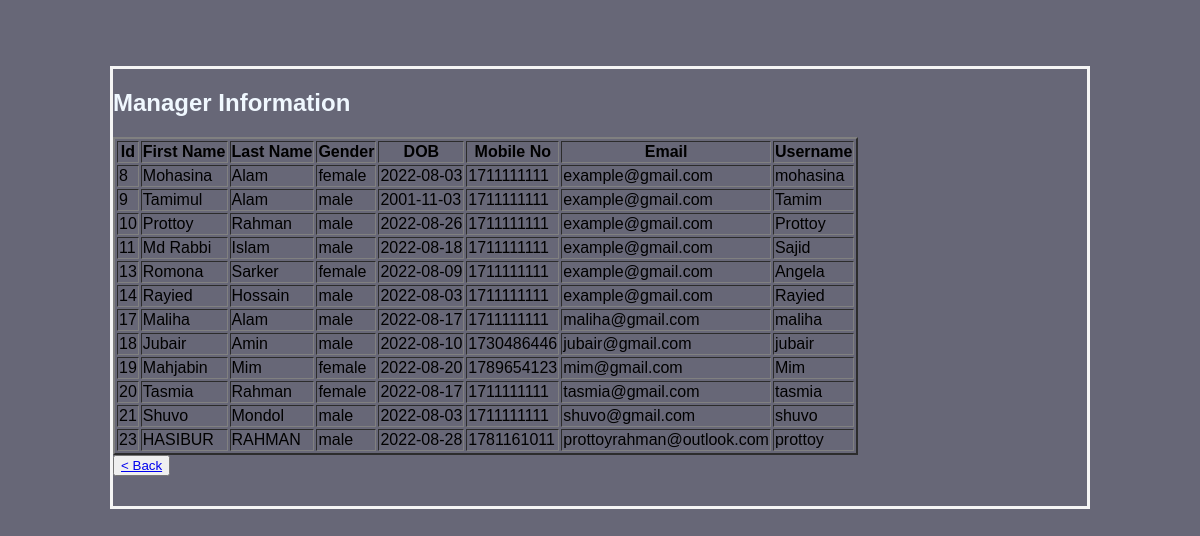
Page /view/admin_mngcheck.php (signed in) on the committed database.
### tables this page shows
CREATE TABLE `manager` (
  `id` int(11) NOT NULL,
  `firstname` text NOT NULL,
  `lastname` text NOT NULL,
  `age` int(255) NOT NULL,
  `gender` text NOT NULL,
  `dob` date NOT NULL,
  `phone` int(255) NOT NULL,
  `marriage_status` text NOT NULL,
  `religion` text NOT NULL,
  `previous_job_exp` varchar(255) NOT NULL,
  `email` varchar(255) NOT NULL,
  `present_address` varchar(255) NOT NULL,
  `Permanent_address` varchar(255) NOT NULL,
  `CV` varchar(255) NOT NULL,
  `username` text NOT NULL,
  `password` varchar(255) NOT NULL,
  `com_password` varchar(255) NOT NULL
);

### view/admin_mngcheck.php (the view, shortened to what this page needs)
<html>
  <head>
    <link rel="stylesheet" type="text/css" href="../css/admin_mngchk.css">
  </head>
  <body>
      <br><br>
      <div class="absolute">
        <h2>Manager Information<h2>
     <table border="2" >
    <tr>
        <th>Id</th>
        <th>First Name</th>
        <th>Last Name</th>
        <th>Gender</th>
        <th>DOB</th>
        <th>Mobile No</th>
        <th>Email</th>
        <th>Username</th>
    </tr>
    <?php
       $servername="localhost";
       $username="root";
       $password="";
       $dbname="ecommerce system";
       $tablename="manager";
$conn=new mysqli($servername,$username,$password,$dbname);
$sql="SELECT id,firstname,lastname,gender,dob,phone,email,username FROM $tablename ";
$result=$conn->query($sql);
if($result->num_rows>0){
    while($row=$result->fetch_assoc()){
      echo "<tr><td>".$row["id"]."</td><td>".$row["firstname"]."</td><td>".$row["lastname"]."</td><td>".$row["gender"]."</td><td>".$row["dob"]."</td><td>".$row["phone"]."</td><td>".$row["email"]."</td><td>".$row["username"]."</td></tr>";
    }
    echo "</table>";
}
else{
    echo "No record founds";
}
?>
  <button><a href="../view/adminprofile.php" name ="manager_panel">< Back</a></button>
</div>
</body>

### css/admin_mngchk.css (style rules this page uses)
body { font-family: sans-serif; padding: 10px; background: #676777; background-image: url(adminprofile.png); background-size: cover; background-repeat: no-repeat; background-attachment: fixed; background-position: center; margin: 0; overflow-x: hidden; }
div.absolute { color:aliceblue; margin-top: 20px; top:0px; margin-left: 100px; margin-right: 100px; border: 3px solid; border-color:whitesmoke; padding-bottom: 10px; padding-right:200px }

### rows in the picture
manager: id "8", firstname "Mohasina", lastname "Alam", gender "female", dob "2022-08-03", phone "1711111111", email "example@gmail.com", username "mohasina"
manager: id "9", firstname "Tamimul", lastname "Alam", gender "male", dob "2001-11-03", phone "1711111111", email "example@gmail.com", username "Tamim"
manager: id "10", firstname "Prottoy", lastname "Rahman", gender "male", dob "2022-08-26", phone "1711111111", email "example@gmail.com", username "Prottoy"
manager: id "11", firstname "Md Rabbi", lastname "Islam", gender "male", dob "2022-08-18", phone "1711111111", email "example@gmail.com", username "Sajid"
manager: id "13", firstname "Romona", lastname "Sarker", gender "female", dob "2022-08-09", phone "1711111111", email "example@gmail.com", username "Angela"
manager: id "14", firstname "Rayied", lastname "Hossain", gender "male", dob "2022-08-03", phone "1711111111", email "example@gmail.com", username "Rayied"
manager: id "17", firstname "Maliha", lastname "Alam", gender "male", dob "2022-08-17", phone "1711111111", email "maliha@gmail.com", username "maliha"
manager: id "18", firstname "Jubair", lastname "Amin", gender "male", dob "2022-08-10", phone "1730486446", email "jubair@gmail.com", username "jubair"
manager: id "19", firstname "Mahjabin", lastname "Mim", gender "female", dob "2022-08-20", phone "1789654123", email "mim@gmail.com", username "Mim"
manager: id "20", firstname "Tasmia", lastname "Rahman", gender "female", dob "2022-08-17", phone "1711111111", email "tasmia@gmail.com", username "tasmia"
manager: id "21", firstname "Shuvo", lastname "Mondol", gender "male", dob "2022-08-03", phone "1711111111", email "shuvo@gmail.com", username "shuvo"
manager: id "23", firstname "HASIBUR", lastname "RAHMAN", gender "male", dob "2022-08-28", phone "1781161011", email "prottoyrahman@outlook.com", username "prottoy"
